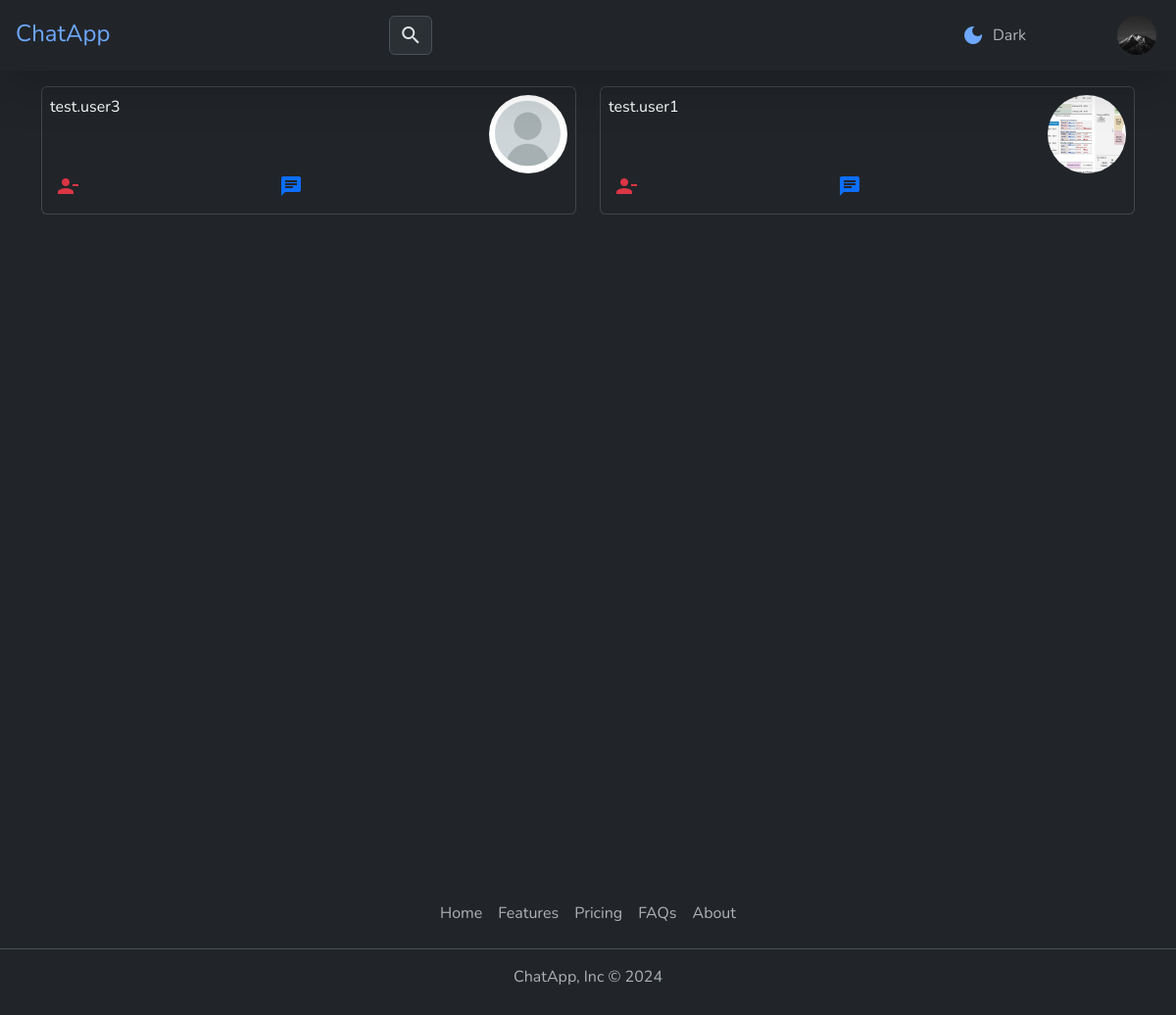
/friend/ (signed in), run on the app's committed database.
### account/models.py (models this page shows, shortened)
class UserAccount(AbstractBaseUser):
    id = models.CharField(
            max_length=8,
            primary_key=True,
            default=generate_unique_username
    )
    first_name = models.CharField(
        max_length=10,
        blank=False,
        null=False
    )
    last_name = models.CharField(
        max_length=10,
        blank=False,
        null=False
    )
    username = models.CharField(max_length=30, unique=True)
    email = models.EmailField(
        verbose_name="email",
        max_length=60,
        unique=True
    )
    date_joined = models.DateTimeField(
        verbose_name='date joined',
        auto_now_add=True,
        editable=False
    )
    last_login = models.DateTimeField(
        verbose_name='last login',
        auto_now=True
    )
    is_admin = models.BooleanField(default=False)
    is_active = models.BooleanField(default=True)
    is_staff = models.BooleanField(default=False)
    is_superuser = models.BooleanField(default=False)
    profile_image = models.ImageField(
        max_length=255,
        upload_to=get_profile_image_filepath,
        default=get_profile_image,
        null=True,
        blank=True
    )
    USERNAME_FIELD = 'username'
    REQUIRED_FIELDS = ['email']
    objects = UserAccountManager()

### friend/views.py (the view)
# urls.py: path('', FriendsView.as_view(), name='all'),
class FriendsView(DetailView):
    model = UserAccount
    template_name = 'friend/friends.html'
    context_object_name = 'user'
    def get_object(self, queryset=None):
        return get_object_or_404(UserAccount, username=self.request.user.username)
    def get_context_data(self, **kwargs):
        context = super().get_context_data(**kwargs)
        friend_instance = get_object_or_404(Friend, user=self.object)
        context['friends'] = friend_instance.friends.all()
        return context

### friend/templates/friend/friends.html (shortened to what this page needs)
{% extends "base.html" %}
{% load static %}
{% block content %}
<div class="container h-full">
	<div class="row">
		{% for friend in friends %}
		<div class="col-6 mb-4">
			<div class="card p-2 flex-column">
				<div class="d-flex flex-row w-100 justify-content-between">
					<a href="#" class="d-flex flex-row w-100 justify-content-between text-white">
						<p>{{friend.username}}</p>
						<img class="rounded-circle" src="{{friend.profile_image.url}}" style="height: 10dvh; width: 10dvh;">
					</a>
				</div>
				<div class="w-50 d-flex flex-row justify-content-between">
					<button class="bg-transparent border-0 text-danger" type="button">
						<span class="material-icons">person_remove</span>
					</button>
					<button class="bg-transparent border-0 text-primary" type="button">
						<span class="material-icons">chat</span>
					</button>
				</div>
			</div>
		</div>
		{% endfor %}
	</div>
</div>
{% endblock content %}

### templates/snippets/header.html (shortened to what this page needs)
{% load static %}
<header class="p-3 shadow-lg mb-3 sticky-top z-3 bg-dark">
	<div class="bs5-container-fluid">
		<div class="row justify-content-between align-items-center">
			<div class="col-md-6 col-lg-6 col-12 d-flex flex-md-row flex-lg-row flex-row justify-content-between justify-content-md-start justify-content-lg-between mb-md-0 mb-lg-0 mb-3">
				<a class="fs-4 me-md-5 me-lg-5 mb-md-0 mb-lg-0" href="/">ChatApp</a>
				<form class="col-8 col-md-6 col-lg-4" role="search" method="post">
					<div class="input-group">
						<div class="input-group-text user-select-none pb-0 px-2">
							<button role="button" type="submit" class="btn btn-sm p-0">
								<span class="material-icons">search</span>
							</button>
						</div>
					</div>
				</form>
			</div>
			<div class="col-md-4 col-lg-3 col-12 d-flex flex-row justify-content-between align-items-center user-select-none px-3">
				<a class="d-flex align-items-center justify-content-md-end justify-content-lg-end switch-theme w-50">
					<span class="material-icons me-2">dark_mode</span>
					<span class="text-body-secondary fs-6">Dark</span>
				</a>
				{% if request.user.is_authenticated %}
				<div class="dropdown text-end">
					<a href="#" class="d-block link-body-emphasis text-decoration-none dropdown-toggle"
						data-bs-toggle="dropdown" aria-expanded="false">
						<img src="{{request.user.profile_image.url}}" alt="User Profile Image" width="40" height="40"
							class="rounded-circle" />
					</a>
				</div>
			</div>
			{% endif %}
		</div>
	</div>
</header>

### templates/base.html (style rules this page uses)
* { font-family: "Nunito", sans-serif; }
a { cursor: pointer !important; text-decoration: none !important; }
div.h-full { min-height: 100dvh !important; }

### templates/snippets/header.html (style rules this page uses)
.dropdown-toggle::after { display: none; }

### data on the page
UserAccount: user.profile_image (picture)
UserAccount: username "test.user3", profile_image (placeholder picture)
UserAccount: username "test.user1", profile_image (picture)
